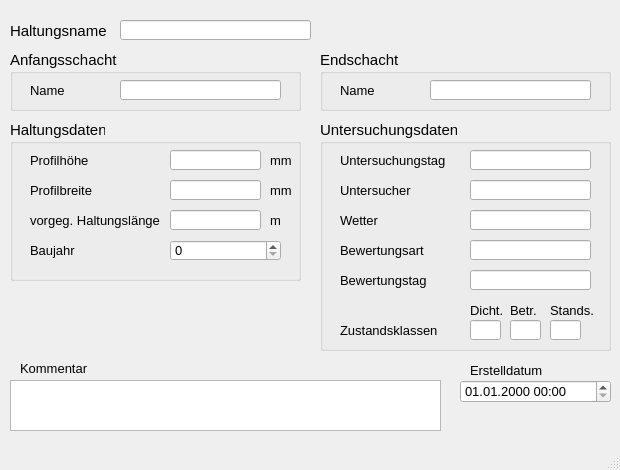
<?xml version="1.0" encoding="UTF-8"?>
<ui version="4.0">
 <class>MainWindow</class>
 <widget class="QMainWindow" name="MainWindow">
  <property name="geometry">
   <rect>
    <x>0</x>
    <y>0</y>
    <width>620</width>
    <height>470</height>
   </rect>
  </property>
  <property name="sizePolicy">
   <sizepolicy hsizetype="Preferred" vsizetype="Preferred">
    <horstretch>0</horstretch>
    <verstretch>0</verstretch>
   </sizepolicy>
  </property>
  <property name="minimumSize">
   <size>
    <width>620</width>
    <height>470</height>
   </size>
  </property>
  <property name="maximumSize">
   <size>
    <width>620</width>
    <height>470</height>
   </size>
  </property>
  <property name="baseSize">
   <size>
    <width>0</width>
    <height>0</height>
   </size>
  </property>
  <property name="font">
   <font>
    <family>Tahoma</family>
    <pointsize>10</pointsize>
   </font>
  </property>
  <property name="windowTitle">
   <string>Haltung Untersuchungsdaten</string>
  </property>
  <widget class="QWidget" name="centralwidget">
   <widget class="QLabel" name="label">
    <property name="geometry">
     <rect>
      <x>10</x>
      <y>20</y>
      <width>131</width>
      <height>21</height>
     </rect>
    </property>
    <property name="font">
     <font>
      <family>Tahoma</family>
      <pointsize>11</pointsize>
     </font>
    </property>
    <property name="text">
     <string>Haltungsname</string>
    </property>
   </widget>
   <widget class="QGroupBox" name="groupBox">
    <property name="geometry">
     <rect>
      <x>10</x>
      <y>50</y>
      <width>291</width>
      <height>61</height>
     </rect>
    </property>
    <property name="font">
     <font>
      <family>Tahoma</family>
      <pointsize>11</pointsize>
     </font>
    </property>
    <property name="title">
     <string>Anfangsschacht</string>
    </property>
    <widget class="QLabel" name="label_3">
     <property name="geometry">
      <rect>
       <x>20</x>
       <y>30</y>
       <width>91</width>
       <height>21</height>
      </rect>
     </property>
     <property name="font">
      <font>
       <family>Tahoma</family>
       <pointsize>10</pointsize>
      </font>
     </property>
     <property name="text">
      <string>Name</string>
     </property>
    </widget>
    <widget class="QLineEdit" name="schoben">
     <property name="geometry">
      <rect>
       <x>110</x>
       <y>30</y>
       <width>161</width>
       <height>20</height>
      </rect>
     </property>
     <property name="font">
      <font>
       <family>Tahoma</family>
       <pointsize>10</pointsize>
      </font>
     </property>
     <property name="toolTip">
      <string>&lt;html&gt;&lt;head/&gt;&lt;body&gt;&lt;p&gt;Name des oberen Schachts&lt;/p&gt;&lt;/body&gt;&lt;/html&gt;</string>
     </property>
     <property name="statusTip">
      <string>Name des oberen Schachts</string>
     </property>
    </widget>
   </widget>
   <widget class="QGroupBox" name="groupBox_3">
    <property name="geometry">
     <rect>
      <x>320</x>
      <y>50</y>
      <width>291</width>
      <height>61</height>
     </rect>
    </property>
    <property name="font">
     <font>
      <family>Tahoma</family>
      <pointsize>11</pointsize>
     </font>
    </property>
    <property name="title">
     <string>Endschacht</string>
    </property>
    <widget class="QLabel" name="label_9">
     <property name="geometry">
      <rect>
       <x>20</x>
       <y>30</y>
       <width>71</width>
       <height>21</height>
      </rect>
     </property>
     <property name="font">
      <font>
       <family>Tahoma</family>
       <pointsize>10</pointsize>
      </font>
     </property>
     <property name="text">
      <string>Name</string>
     </property>
    </widget>
    <widget class="QLineEdit" name="schunten">
     <property name="geometry">
      <rect>
       <x>110</x>
       <y>30</y>
       <width>161</width>
       <height>20</height>
      </rect>
     </property>
     <property name="font">
      <font>
       <family>Tahoma</family>
       <pointsize>10</pointsize>
      </font>
     </property>
     <property name="toolTip">
      <string>&lt;html&gt;&lt;head/&gt;&lt;body&gt;&lt;p&gt;Name des unteren Schachts&lt;/p&gt;&lt;/body&gt;&lt;/html&gt;</string>
     </property>
     <property name="statusTip">
      <string>Name des unteren Schachts</string>
     </property>
    </widget>
   </widget>
   <widget class="QTextEdit" name="kommentar">
    <property name="geometry">
     <rect>
      <x>10</x>
      <y>380</y>
      <width>431</width>
      <height>51</height>
     </rect>
    </property>
    <property name="font">
     <font>
      <family>Tahoma</family>
      <pointsize>10</pointsize>
     </font>
    </property>
    <property name="toolTip">
     <string>&lt;html&gt;&lt;head/&gt;&lt;body&gt;&lt;p&gt;Platz für zusätzliche Kommentare.&lt;/p&gt;&lt;/body&gt;&lt;/html&gt;</string>
    </property>
    <property name="statusTip">
     <string>Platz für zusätzliche Kommentare.</string>
    </property>
   </widget>
   <widget class="QLabel" name="label_22">
    <property name="geometry">
     <rect>
      <x>20</x>
      <y>360</y>
      <width>81</width>
      <height>16</height>
     </rect>
    </property>
    <property name="font">
     <font>
      <family>Tahoma</family>
      <pointsize>10</pointsize>
     </font>
    </property>
    <property name="text">
     <string>Kommentar</string>
    </property>
   </widget>
   <widget class="QLineEdit" name="haltnam">
    <property name="geometry">
     <rect>
      <x>120</x>
      <y>20</y>
      <width>191</width>
      <height>20</height>
     </rect>
    </property>
    <property name="font">
     <font>
      <family>Tahoma</family>
      <pointsize>10</pointsize>
     </font>
    </property>
    <property name="toolTip">
     <string>&lt;html&gt;&lt;head/&gt;&lt;body&gt;&lt;p&gt;Eindeutiger Haltungsname&lt;/p&gt;&lt;/body&gt;&lt;/html&gt;</string>
    </property>
    <property name="statusTip">
     <string>Eindeutiger Haltungsname</string>
    </property>
   </widget>
   <widget class="QGroupBox" name="groupBox_2">
    <property name="geometry">
     <rect>
      <x>10</x>
      <y>120</y>
      <width>291</width>
      <height>161</height>
     </rect>
    </property>
    <property name="font">
     <font>
      <family>Tahoma</family>
      <pointsize>11</pointsize>
     </font>
    </property>
    <property name="title">
     <string>Haltungsdaten</string>
    </property>
    <widget class="QLabel" name="label_7">
     <property name="geometry">
      <rect>
       <x>20</x>
       <y>60</y>
       <width>101</width>
       <height>21</height>
      </rect>
     </property>
     <property name="font">
      <font>
       <family>Tahoma</family>
       <pointsize>10</pointsize>
      </font>
     </property>
     <property name="text">
      <string>Profilbreite</string>
     </property>
    </widget>
    <widget class="QLabel" name="label_20">
     <property name="geometry">
      <rect>
       <x>260</x>
       <y>60</y>
       <width>31</width>
       <height>21</height>
      </rect>
     </property>
     <property name="font">
      <font>
       <family>Tahoma</family>
       <pointsize>10</pointsize>
      </font>
     </property>
     <property name="text">
      <string>mm</string>
     </property>
    </widget>
    <widget class="QLabel" name="label_21">
     <property name="geometry">
      <rect>
       <x>260</x>
       <y>90</y>
       <width>31</width>
       <height>21</height>
      </rect>
     </property>
     <property name="font">
      <font>
       <family>Tahoma</family>
       <pointsize>10</pointsize>
      </font>
     </property>
     <property name="text">
      <string>m </string>
     </property>
    </widget>
    <widget class="QLineEdit" name="laenge">
     <property name="geometry">
      <rect>
       <x>160</x>
       <y>90</y>
       <width>91</width>
       <height>20</height>
      </rect>
     </property>
     <property name="font">
      <font>
       <family>Tahoma</family>
       <pointsize>10</pointsize>
      </font>
     </property>
     <property name="toolTip">
      <string>&lt;html&gt;&lt;head/&gt;&lt;body&gt;&lt;p&gt;&lt;span style=&quot; font-size:10pt;&quot;&gt;vorgegebene Haltungslänge, falls diese nicht automatisch berechnet werden soll&lt;/span&gt;&lt;/p&gt;&lt;/body&gt;&lt;/html&gt;</string>
     </property>
     <property name="statusTip">
      <string>vorgegebene Haltungslänge, falls diese nicht automatisch berechnet werden soll</string>
     </property>
    </widget>
    <widget class="QLabel" name="label_17">
     <property name="geometry">
      <rect>
       <x>20</x>
       <y>90</y>
       <width>151</width>
       <height>21</height>
      </rect>
     </property>
     <property name="font">
      <font>
       <family>Tahoma</family>
       <pointsize>10</pointsize>
      </font>
     </property>
     <property name="text">
      <string>vorgeg. Haltungslänge</string>
     </property>
    </widget>
    <widget class="QLineEdit" name="hoehe">
     <property name="geometry">
      <rect>
       <x>160</x>
       <y>30</y>
       <width>91</width>
       <height>20</height>
      </rect>
     </property>
     <property name="font">
      <font>
       <family>Tahoma</family>
       <pointsize>10</pointsize>
      </font>
     </property>
     <property name="toolTip">
      <string>&lt;html&gt;&lt;head/&gt;&lt;body&gt;&lt;p&gt;Bedeutung hängt vom Profiltyp ab&lt;/p&gt;&lt;/body&gt;&lt;/html&gt;</string>
     </property>
     <property name="statusTip">
      <string>Bedeutung hängt vom Profiltyp ab</string>
     </property>
    </widget>
    <widget class="QLabel" name="label_16">
     <property name="geometry">
      <rect>
       <x>260</x>
       <y>30</y>
       <width>31</width>
       <height>21</height>
      </rect>
     </property>
     <property name="font">
      <font>
       <family>Tahoma</family>
       <pointsize>10</pointsize>
      </font>
     </property>
     <property name="text">
      <string>mm</string>
     </property>
    </widget>
    <widget class="QLineEdit" name="breite">
     <property name="geometry">
      <rect>
       <x>160</x>
       <y>60</y>
       <width>91</width>
       <height>20</height>
      </rect>
     </property>
     <property name="font">
      <font>
       <family>Tahoma</family>
       <pointsize>10</pointsize>
      </font>
     </property>
     <property name="toolTip">
      <string>&lt;html&gt;&lt;head/&gt;&lt;body&gt;&lt;p&gt;Bedeutung hängt vom Profiltyp ab&lt;/p&gt;&lt;/body&gt;&lt;/html&gt;</string>
     </property>
     <property name="statusTip">
      <string>Bedeutung hängt vom Profiltyp ab</string>
     </property>
    </widget>
    <widget class="QLabel" name="label_6">
     <property name="geometry">
      <rect>
       <x>20</x>
       <y>30</y>
       <width>101</width>
       <height>21</height>
      </rect>
     </property>
     <property name="font">
      <font>
       <family>Tahoma</family>
       <pointsize>10</pointsize>
      </font>
     </property>
     <property name="text">
      <string>Profilhöhe</string>
     </property>
    </widget>
    <widget class="QLabel" name="label_60">
     <property name="geometry">
      <rect>
       <x>20</x>
       <y>120</y>
       <width>151</width>
       <height>21</height>
      </rect>
     </property>
     <property name="font">
      <font>
       <family>Tahoma</family>
       <pointsize>10</pointsize>
      </font>
     </property>
     <property name="text">
      <string>Baujahr</string>
     </property>
    </widget>
    <widget class="QSpinBox" name="baujahr">
     <property name="geometry">
      <rect>
       <x>160</x>
       <y>120</y>
       <width>111</width>
       <height>21</height>
      </rect>
     </property>
     <property name="font">
      <font>
       <family>Tahoma</family>
       <pointsize>10</pointsize>
      </font>
     </property>
     <property name="toolTip">
      <string>&lt;html&gt;&lt;head/&gt;&lt;body&gt;&lt;p&gt;Baujahr der Haltung&lt;/p&gt;&lt;/body&gt;&lt;/html&gt;</string>
     </property>
     <property name="statusTip">
      <string>Baujahr der Haltung</string>
     </property>
    </widget>
   </widget>
   <widget class="QLabel" name="label_71">
    <property name="geometry">
     <rect>
      <x>470</x>
      <y>360</y>
      <width>91</width>
      <height>21</height>
     </rect>
    </property>
    <property name="text">
     <string>Erstelldatum</string>
    </property>
   </widget>
   <widget class="QgsDateTimeEdit" name="createdat">
    <property name="geometry">
     <rect>
      <x>460</x>
      <y>380</y>
      <width>151</width>
      <height>23</height>
     </rect>
    </property>
    <property name="font">
     <font>
      <family>Tahoma</family>
      <pointsize>10</pointsize>
     </font>
    </property>
    <property name="currentSection">
     <enum>QDateTimeEdit::DaySection</enum>
    </property>
    <property name="displayFormat">
     <string>dd.MM.yyyy HH:mm</string>
    </property>
   </widget>
   <widget class="QGroupBox" name="groupBox_4">
    <property name="geometry">
     <rect>
      <x>320</x>
      <y>120</y>
      <width>291</width>
      <height>231</height>
     </rect>
    </property>
    <property name="font">
     <font>
      <family>Tahoma</family>
      <pointsize>11</pointsize>
     </font>
    </property>
    <property name="title">
     <string>Untersuchungsdaten</string>
    </property>
    <widget class="QLabel" name="label_61">
     <property name="geometry">
      <rect>
       <x>20</x>
       <y>30</y>
       <width>151</width>
       <height>21</height>
      </rect>
     </property>
     <property name="font">
      <font>
       <family>Tahoma</family>
       <pointsize>10</pointsize>
      </font>
     </property>
     <property name="text">
      <string>Untersuchungstag</string>
     </property>
    </widget>
    <widget class="QLineEdit" name="untersuchtag">
     <property name="geometry">
      <rect>
       <x>150</x>
       <y>30</y>
       <width>121</width>
       <height>20</height>
      </rect>
     </property>
     <property name="font">
      <font>
       <family>Tahoma</family>
       <pointsize>10</pointsize>
      </font>
     </property>
     <property name="toolTip">
      <string>&lt;html&gt;&lt;head/&gt;&lt;body&gt;&lt;p&gt;Datum des Untersuchungstages&lt;/p&gt;&lt;/body&gt;&lt;/html&gt;</string>
     </property>
     <property name="statusTip">
      <string>Datum des Untersuchungstages</string>
     </property>
    </widget>
    <widget class="QLabel" name="label_62">
     <property name="geometry">
      <rect>
       <x>20</x>
       <y>60</y>
       <width>151</width>
       <height>21</height>
      </rect>
     </property>
     <property name="font">
      <font>
       <family>Tahoma</family>
       <pointsize>10</pointsize>
      </font>
     </property>
     <property name="text">
      <string>Untersucher</string>
     </property>
    </widget>
    <widget class="QLineEdit" name="untersucher">
     <property name="geometry">
      <rect>
       <x>150</x>
       <y>60</y>
       <width>121</width>
       <height>20</height>
      </rect>
     </property>
     <property name="font">
      <font>
       <family>Tahoma</family>
       <pointsize>10</pointsize>
      </font>
     </property>
     <property name="toolTip">
      <string>&lt;html&gt;&lt;head/&gt;&lt;body&gt;&lt;p&gt;Name bzw. Kürzel des Untersuchers&lt;/p&gt;&lt;/body&gt;&lt;/html&gt;</string>
     </property>
     <property name="statusTip">
      <string>Name bzw. Kürzel des Untersuchers</string>
     </property>
    </widget>
    <widget class="QLabel" name="label_63">
     <property name="geometry">
      <rect>
       <x>20</x>
       <y>90</y>
       <width>151</width>
       <height>21</height>
      </rect>
     </property>
     <property name="font">
      <font>
       <family>Tahoma</family>
       <pointsize>10</pointsize>
      </font>
     </property>
     <property name="text">
      <string>Wetter</string>
     </property>
    </widget>
    <widget class="QLineEdit" name="wetter">
     <property name="geometry">
      <rect>
       <x>150</x>
       <y>90</y>
       <width>121</width>
       <height>20</height>
      </rect>
     </property>
     <property name="font">
      <font>
       <family>Tahoma</family>
       <pointsize>10</pointsize>
      </font>
     </property>
     <property name="toolTip">
      <string>&lt;html&gt;&lt;head/&gt;&lt;body&gt;&lt;p&gt;kurzer Kommentar zum Wetter am Untersuchungstag&lt;/p&gt;&lt;/body&gt;&lt;/html&gt;</string>
     </property>
     <property name="statusTip">
      <string>kurzer Kommentar zum Wetter am Untersuchungstag</string>
     </property>
    </widget>
    <widget class="QLabel" name="label_64">
     <property name="geometry">
      <rect>
       <x>20</x>
       <y>120</y>
       <width>151</width>
       <height>21</height>
      </rect>
     </property>
     <property name="font">
      <font>
       <family>Tahoma</family>
       <pointsize>10</pointsize>
      </font>
     </property>
     <property name="text">
      <string>Bewertungsart</string>
     </property>
    </widget>
    <widget class="QLineEdit" name="bewertungsart">
     <property name="geometry">
      <rect>
       <x>150</x>
       <y>120</y>
       <width>121</width>
       <height>20</height>
      </rect>
     </property>
     <property name="font">
      <font>
       <family>Tahoma</family>
       <pointsize>10</pointsize>
      </font>
     </property>
     <property name="toolTip">
      <string>&lt;html&gt;&lt;head/&gt;&lt;body&gt;&lt;p&gt;Name des verwndeten Bewertungsmodells (z.B. DWA-M 149-3)&lt;/p&gt;&lt;/body&gt;&lt;/html&gt;</string>
     </property>
     <property name="statusTip">
      <string>Name des verwndeten Bewertungsmodells (z.B. DWA-M 149-3)</string>
     </property>
    </widget>
    <widget class="QLabel" name="label_65">
     <property name="geometry">
      <rect>
       <x>20</x>
       <y>150</y>
       <width>151</width>
       <height>21</height>
      </rect>
     </property>
     <property name="font">
      <font>
       <family>Tahoma</family>
       <pointsize>10</pointsize>
      </font>
     </property>
     <property name="text">
      <string>Bewertungstag</string>
     </property>
    </widget>
    <widget class="QLineEdit" name="bewertungstag">
     <property name="geometry">
      <rect>
       <x>150</x>
       <y>150</y>
       <width>121</width>
       <height>20</height>
      </rect>
     </property>
     <property name="font">
      <font>
       <family>Tahoma</family>
       <pointsize>10</pointsize>
      </font>
     </property>
     <property name="toolTip">
      <string>&lt;html&gt;&lt;head/&gt;&lt;body&gt;&lt;p&gt;Datum des Tages, an dem die Bewertung durchgeführt wird&lt;/p&gt;&lt;/body&gt;&lt;/html&gt;</string>
     </property>
     <property name="statusTip">
      <string>Datum des Tages, an dem die Bewertung durchgeführt wird</string>
     </property>
    </widget>
    <widget class="QLabel" name="label_38">
     <property name="geometry">
      <rect>
       <x>230</x>
       <y>180</y>
       <width>51</width>
       <height>21</height>
      </rect>
     </property>
     <property name="font">
      <font>
       <family>Tahoma</family>
       <pointsize>10</pointsize>
      </font>
     </property>
     <property name="text">
      <string>Stands.</string>
     </property>
    </widget>
    <widget class="QLabel" name="label_37">
     <property name="geometry">
      <rect>
       <x>190</x>
       <y>180</y>
       <width>41</width>
       <height>21</height>
      </rect>
     </property>
     <property name="font">
      <font>
       <family>Tahoma</family>
       <pointsize>10</pointsize>
      </font>
     </property>
     <property name="text">
      <string>Betr.</string>
     </property>
    </widget>
    <widget class="QLabel" name="label_36">
     <property name="geometry">
      <rect>
       <x>20</x>
       <y>200</y>
       <width>121</width>
       <height>21</height>
      </rect>
     </property>
     <property name="font">
      <font>
       <family>Tahoma</family>
       <pointsize>10</pointsize>
      </font>
     </property>
     <property name="text">
      <string>Zustandsklassen</string>
     </property>
    </widget>
    <widget class="QLabel" name="label_39">
     <property name="geometry">
      <rect>
       <x>150</x>
       <y>180</y>
       <width>41</width>
       <height>21</height>
      </rect>
     </property>
     <property name="font">
      <font>
       <family>Tahoma</family>
       <pointsize>10</pointsize>
      </font>
     </property>
     <property name="text">
      <string>Dicht.</string>
     </property>
    </widget>
    <widget class="QLineEdit" name="max_ZD">
     <property name="geometry">
      <rect>
       <x>150</x>
       <y>200</y>
       <width>31</width>
       <height>20</height>
      </rect>
     </property>
     <property name="toolTip">
      <string>&lt;html&gt;&lt;head/&gt;&lt;body&gt;&lt;p&gt;Zustandsklasse Dichtheit&lt;/p&gt;&lt;/body&gt;&lt;/html&gt;</string>
     </property>
     <property name="statusTip">
      <string>Zustandsklasse Dichtheit</string>
     </property>
    </widget>
    <widget class="QLineEdit" name="max_ZS">
     <property name="geometry">
      <rect>
       <x>230</x>
       <y>200</y>
       <width>31</width>
       <height>20</height>
      </rect>
     </property>
     <property name="toolTip">
      <string>&lt;html&gt;&lt;head/&gt;&lt;body&gt;&lt;p&gt;Zustandsklasse Betriebssicherheit&lt;/p&gt;&lt;/body&gt;&lt;/html&gt;</string>
     </property>
     <property name="statusTip">
      <string>Zustandsklasse Betriebssicherheit</string>
     </property>
    </widget>
    <widget class="QLineEdit" name="max_ZB">
     <property name="geometry">
      <rect>
       <x>190</x>
       <y>200</y>
       <width>31</width>
       <height>20</height>
      </rect>
     </property>
     <property name="toolTip">
      <string>&lt;html&gt;&lt;head/&gt;&lt;body&gt;&lt;p&gt;Zustandsklasse Betriebssicherheit&lt;/p&gt;&lt;/body&gt;&lt;/html&gt;</string>
     </property>
     <property name="statusTip">
      <string>Zustandsklasse Betriebssicherheit</string>
     </property>
    </widget>
   </widget>
  </widget>
  <widget class="QMenuBar" name="menubar">
   <property name="geometry">
    <rect>
     <x>0</x>
     <y>0</y>
     <width>620</width>
     <height>22</height>
    </rect>
   </property>
  </widget>
  <widget class="QStatusBar" name="statusbar"/>
 </widget>
 <customwidgets>
  <customwidget>
   <class>QgsDateTimeEdit</class>
   <extends>QDateTimeEdit</extends>
   <header>qgsdatetimeedit.h</header>
  </customwidget>
 </customwidgets>
 <tabstops>
  <tabstop>haltnam</tabstop>
  <tabstop>hoehe</tabstop>
  <tabstop>breite</tabstop>
  <tabstop>laenge</tabstop>
  <tabstop>createdat</tabstop>
  <tabstop>kommentar</tabstop>
 </tabstops>
 <resources/>
 <connections/>
</ui>
